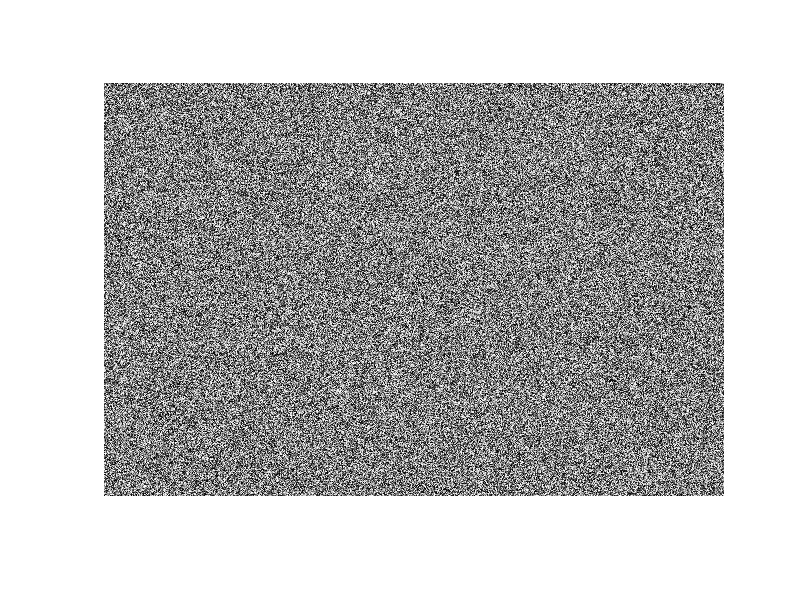

Recreate this plot in MATLAB. (Note: this script raises an error after producing the figure.)
function [img] = noise_image_generator(row, col)
    
    if nargin < 2
        col = 640;
    end

    if nargin < 1
        row = 427;
    end

    img = randi([0, 255], row, col);
    img = uint8(img);
    imshow(img);
    imwrite(img, 'data/noise_image.jpg');    
end
